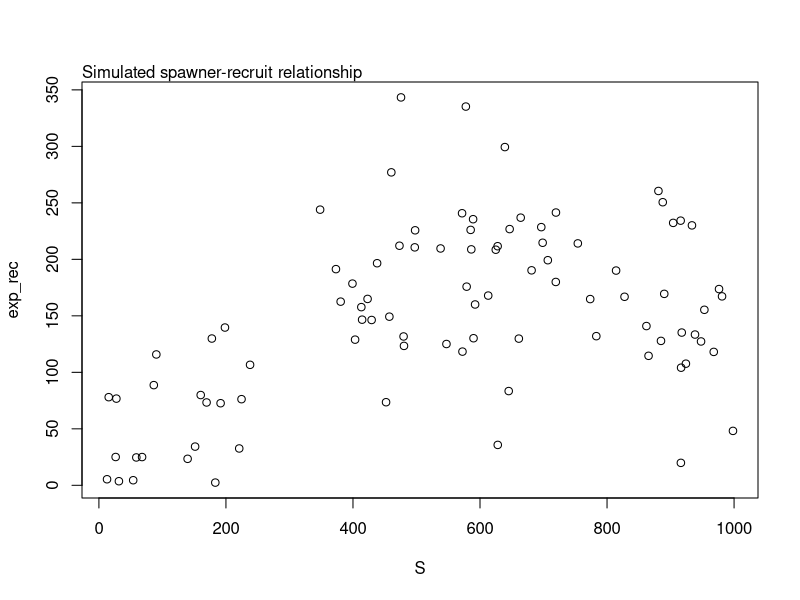

This figure's R source: (Note: this script raises an error after producing the figure.)
## ---- chunk 1
knitr::opts_chunk$set(echo = FALSE)
library(tidyverse)
library(kableExtra)
## ---- chunk 2
S <- runif(100, 10, 1000) #vector of random spawners
Sk <- 600 
k <- 200
c <- 3
sigma <- rnorm(length(S), 0, 50) #random white noise error
## ---- chunk 3
sal_lor <- function(S, Sk, k, c, sigma){
  exp_rec <- ((k*(S/Sk)^c)*exp(c*(1-S/Sk))) + sigma
  return(exp_rec)
}
  
exp_rec <- sal_lor(S, Sk, k, c, sigma)

#dump pairs where exp_rec<0 - is this biasing the sim
S <- S[exp_rec>0] 
exp_rec <- exp_rec[exp_rec>0]

plot(S, exp_rec)
mtext("Simulated spawner-recruit relationship", adj=0)

sim_stock <- data.frame(stock = S, recruits = exp_rec)
## ---- chunk 4
rick_fit <- lm(log(recruits/stock)~stock, data = sim_stock)

summary(rick_fit)$coefficients
## ---- chunk 5
QDLogLike <- function(parms){
  alpha <- parms[1]
  beta <- parms[2]
  delta <- parms[3]
  gamma <- parms[4]
  sd <- exp(parms[5])
  
  predicted <- alpha*sim_stock$stock*exp(((beta*sim_stock$stock)-(delta*sim_stock$stock))^gamma) #CHECK
  
  NegLogLike <- -sum(log(dnorm(sim_stock$recruits, predicted, sd= sd)))
  return(NegLogLike)
}

#declare start parms - guess based on previous fit 
alpha <- exp(summary(rick_fit)$coefficients[1])
beta <- -summary(rick_fit)$coefficients[2]
delta <- 1
gamma <- 1
sd <- log(10)

parms <- list(alpha, beta, delta, gamma, sd)

QD_fit <- optim(parms, QDLogLike, method="Nelder-Mead", hessian=TRUE)

kable(cbind(c("Sk", "k", "c", "sd"), round(QD_fit$par, 2)))
## ---- chunk 6
SLLogLike <- function(parms){
  Sk <- parms[1]
  k <- parms[2]
  c <- parms[3]
  sd <- exp(parms[4])
  
  predicted <- ((k*(sim_stock$stock/Sk)^c)*exp(c*(1-sim_stock$stock/Sk)))  
  NegLogLike <- -sum(log(dnorm(sim_stock$recruits, predicted, sd= sd)))
  return(NegLogLike)
}
#Sk <- 1000 #tester - this is finnecky! and changes results - must be hitting local minima
parms <- list(Sk, k, c, sd) #can recycle from above

SL_fit <- optim(parms, SLLogLike, method="Nelder-Mead", hessian=TRUE)
kable(cbind(c("Sk", "k", "c", "sd"), round(SL_fit$par, 2)))
## ---- chunk 7
r_alpha <- exp(summary(rick_fit)$coefficients[1])
r_beta <- summary(rick_fit)$coefficients[2]

rick_preds <- r_alpha*sim_stock$stock*exp(r_beta*sim_stock$stock)
rick_preds <- data.frame(fit = rick_preds, S = S) %>%
  arrange(S)

QD_alpha <- QD_fit$par[1]
QD_beta <- QD_fit$par[2]
QD_delta <- QD_fit$par[3]
QD_gamma <- QD_fit$par[4]

QD_preds <- QD_alpha*sim_stock$stock*exp((QD_beta*sim_stock$stock)-(QD_delta*sim_stock$stock^QD_gamma))
QD_preds <- data.frame(fit = QD_preds, S = S) %>%
  arrange(S) 
SL_Sk <- SL_fit$par[1]
SL_k <- SL_fit$par[2]
SL_c <- SL_fit$par[3]

SL_preds <- ((SL_k*(sim_stock$stock/Sk)^c)*exp(c*(1-sim_stock$stock/Sk)))  

SL_preds <- data.frame(fit = SL_preds, S = S) %>%
  arrange(S)
## ---- chunk 8
plot(S, exp_rec)
lines(fit~S, data = rick_preds, col = "blue")
lines(fit~S, data = SL_preds, col = "green")
lines(fit~S, data = QD_preds, col = "red") #Something's messed up with the QD model!
